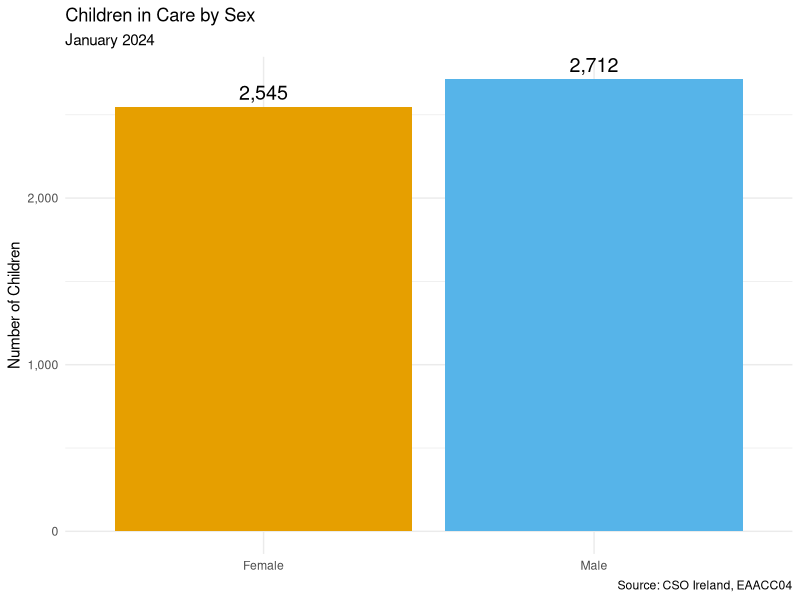
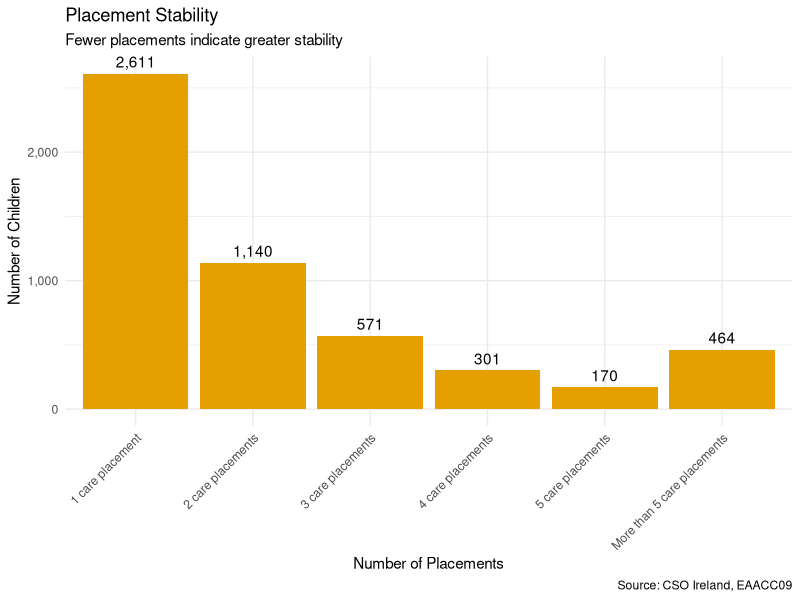
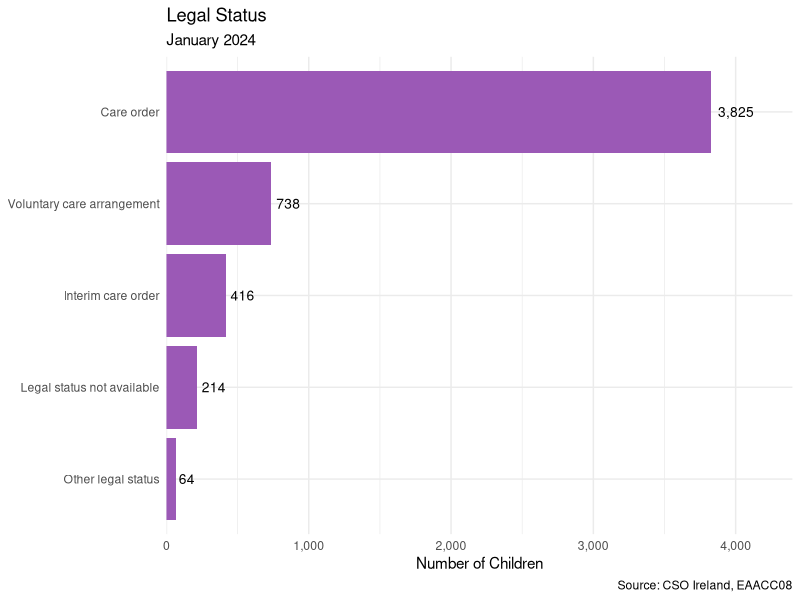
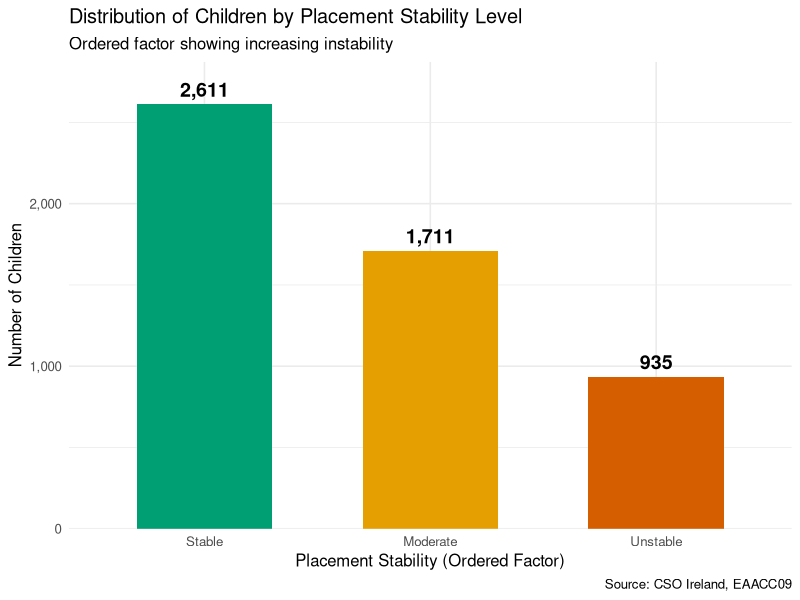
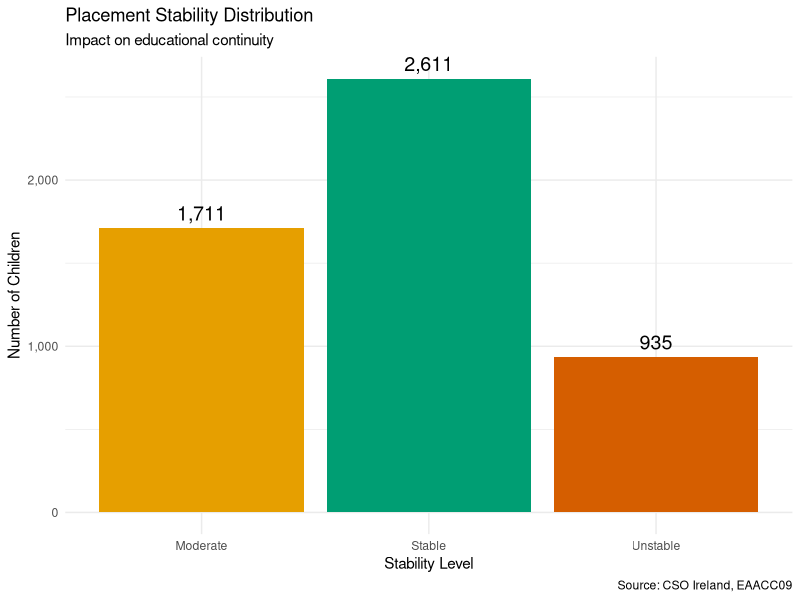
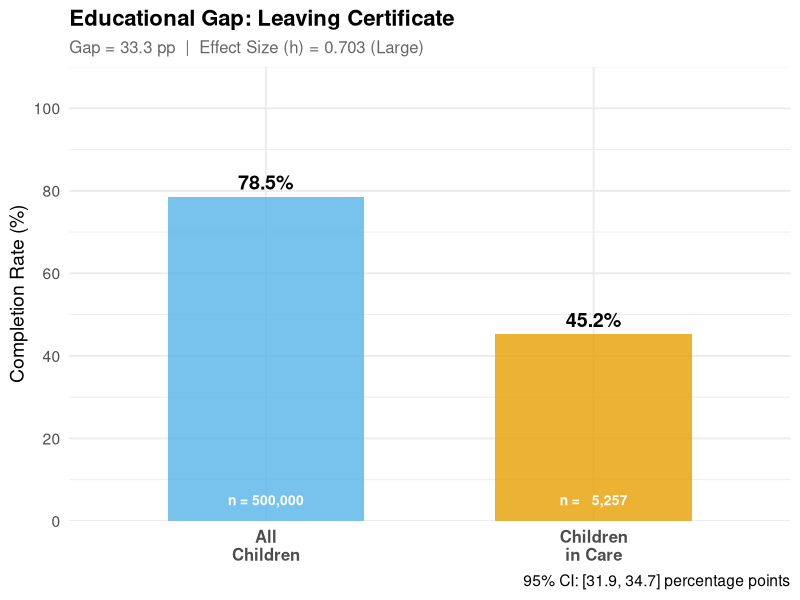
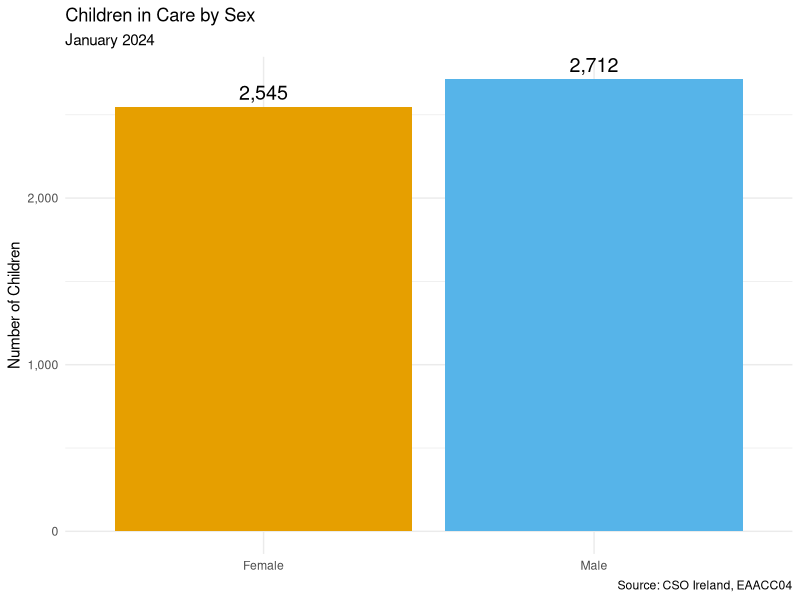
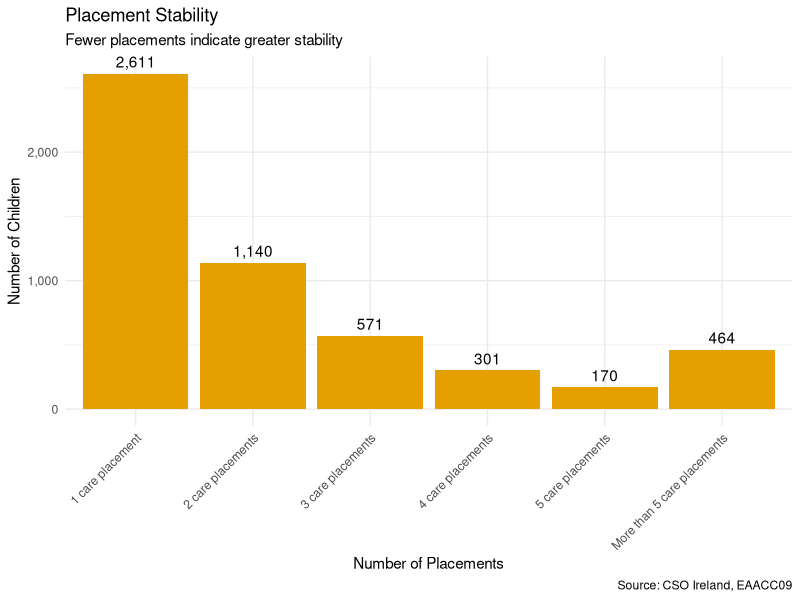

Write R code to recreate these figures, in order.
## ---- chunk 1

# Load packages
library(tidyverse)  # Data manipulation and visualisation
library(purrr)      # Functional programming
library(knitr)      # Tables
library(scales)     # Number formatting

# Create output directory
dir.create("plots", showWarnings = FALSE)

# Set ggplot theme
theme_set(theme_minimal(base_size = 11))
## ---- chunk 2
# Load EAACC tables

sex_data <- read_csv("data/EAACC04.csv", show_col_types = FALSE)
legal_data <- read_csv("data/EAACC08.csv", show_col_types = FALSE)
placement_data <- read_csv("data/EAACC09.csv", show_col_types = FALSE)

glimpse(sex_data)
## ---- chunk 3
sex_summary <- sex_data |>
  filter(Statistic == "Children in care in January 2024",
         Sex != "Both sexes") |>
  select(Sex, Count = `January 2024`) |>
  mutate(Percentage = round(Count / sum(Count) * 100, 1))

kable(sex_summary, caption = "Children in Care by Sex")

# Plot
ggplot(sex_summary, aes(x = Sex, y = Count, fill = Sex)) +
  geom_col() +
  geom_text(aes(label = comma(Count)), vjust = -0.5, size = 5) +
  scale_fill_manual(values = c("Male" = "#56B4E9", "Female" = "#E69F00")) +
  labs(title = "Children in Care by Sex", 
       subtitle = "January 2024",
       x = NULL, 
       y = "Number of Children",
       caption = "Source: CSO Ireland, EAACC04") +
  theme(legend.position = "none") +
  scale_y_continuous(labels = comma)

ggsave("plots/sex_distribution.png", width = 10, height = 6)
## ---- chunk 4
# Using purrr (REQUIRED!)
placement_summary <- placement_data |>
  filter(Statistic == "Children in care in January 2024",
         !str_detect(Number.of.Placements, "Total")) |>
  select(Placements = Number.of.Placements, Count = `January 2024`)

# Calculate statistics using purrr::map_dbl
placement_pcts <- map_dbl(placement_summary$Count, ~.x / 5257 * 100)

placement_summary <- placement_summary |>
  mutate(Percentage = round(placement_pcts, 1))

kable(placement_summary, caption = "Placement Stability")

# Plot
ggplot(placement_summary, aes(x = Placements, y = Count)) +
  geom_col(fill = "#E69F00") +
  geom_text(aes(label = comma(Count)), vjust = -0.5) +
  labs(title = "Placement Stability", 
       subtitle = "Fewer placements indicate greater stability",
       x = "Number of Placements", 
       y = "Number of Children",
       caption = "Source: CSO Ireland, EAACC09") +
  theme(axis.text.x = element_text(angle = 45, hjust = 1)) +
  scale_y_continuous(labels = comma)

ggsave("plots/placement_stability.png", width = 10, height = 6)
## ---- chunk 5
legal_summary <- legal_data |>
  filter(Statistic == "Children in care in January 2024",
         !str_detect(Legal.Status, "Total")) |>
  select(Status = Legal.Status, Count = `January 2024`) |>
  arrange(desc(Count))

kable(legal_summary, caption = "Legal Status Distribution")

ggplot(legal_summary, aes(x = reorder(Status, Count), y = Count)) +
  geom_col(fill = "#9b59b6") +
  geom_text(aes(label = comma(Count)), hjust = -0.2, size = 3.5) +
  coord_flip() +
  labs(title = "Legal Status", 
       subtitle = "January 2024",
       x = NULL, 
       y = "Number of Children",
       caption = "Source: CSO Ireland, EAACC08") +
  scale_y_continuous(labels = comma, expand = expansion(mult = c(0, 0.15)))

ggsave("plots/legal_status.png", width = 10, height = 6)
## ---- chunk 6
# Create placement stability factor with ordered levels
placement_analysis <- placement_summary |>
  mutate(
    Stability_Level = factor(
      case_when(
        Placements == "1 care placement" ~ "Stable",
        Placements %in% c("2 care placements", "3 care placements") ~ "Moderate",
        TRUE ~ "Unstable"
      ),
      levels = c("Stable", "Moderate", "Unstable"),
      ordered = TRUE
    ),
    Placement_Number = case_when(
      Placements == "1 care placement" ~ 1,
      Placements == "2 care placements" ~ 2,
      Placements == "3 care placements" ~ 3,
      Placements == "4 care placements" ~ 4,
      Placements == "5 care placements" ~ 5,
      TRUE ~ 6.5  # Average for "More than 5"
    )
  )

# Calculate summary statistics by stability group using purrr
stability_stats <- placement_analysis |>
  group_by(Stability_Level) |>
  summarise(
    N_Children = sum(Count),
    Pct_of_Total = round(sum(Percentage), 1),
    Min_Placements = min(Placement_Number),
    Max_Placements = max(Placement_Number),
    .groups = "drop"
  )

kable(stability_stats, 
      caption = "Placement Stability Statistics by Level",
      col.names = c("Stability Level", "N Children", "% of Total", 
                    "Min Placements", "Max Placements"),
      digits = 1)

# Calculate weighted mean placements
mean_placements <- sum(placement_analysis$Count * placement_analysis$Placement_Number) / 
                   sum(placement_analysis$Count)

cat(sprintf("\nMean number of placements: %.2f\n", mean_placements))
cat(sprintf("Median stability category: Moderate (2-3 placements)\n"))
cat(sprintf("Standard deviation estimate: %.2f\n", 
            sqrt(sum(placement_analysis$Count * (placement_analysis$Placement_Number - mean_placements)^2) / 
                 sum(placement_analysis$Count))))
## ---- chunk 7
# Create summary by stability level for plotting
stability_plot_data <- placement_analysis |>
  group_by(Stability_Level) |>
  summarise(Total = sum(Count), .groups = "drop")

# Visualize relationship
ggplot(stability_plot_data, aes(x = Stability_Level, y = Total, fill = Stability_Level)) +
  geom_col(width = 0.6) +
  geom_text(aes(label = comma(Total)), vjust = -0.5, size = 5, fontface = "bold") +
  scale_fill_manual(values = c("Stable" = "#009E73", 
                                "Moderate" = "#E69F00",
                                "Unstable" = "#D55E00")) +
  labs(
    title = "Distribution of Children by Placement Stability Level",
    subtitle = "Ordered factor showing increasing instability",
    x = "Placement Stability (Ordered Factor)",
    y = "Number of Children",
    caption = "Source: CSO Ireland, EAACC09"
  ) +
  theme_minimal(base_size = 12) +
  theme(legend.position = "none") +
  scale_y_continuous(labels = comma, expand = expansion(mult = c(0, 0.1)))

ggsave("plots/stability_levels.png", width = 10, height = 6)
## ---- chunk 8
# Calculate proportions and statistics using purrr
legal_proportions <- map_df(legal_summary$Status, function(status) {
  count <- legal_summary |> filter(Status == status) |> pull(Count)
  tibble(
    Status = status,
    Count = count,
    Proportion = round(count / sum(legal_summary$Count) * 100, 1),
    Cumulative_Pct = NA_real_  # Will calculate after
  )
}) |>
  arrange(desc(Count)) |>
  mutate(Cumulative_Pct = round(cumsum(Proportion), 1))

kable(legal_proportions,
      caption = "Legal Status Distribution with Cumulative Percentages",
      col.names = c("Legal Status", "Count", "Proportion (%)", "Cumulative (%)"),
      digits = 1)

# Create status categories
legal_categories <- legal_proportions |>
  mutate(
    Category = factor(
      case_when(
        str_detect(Status, "Care order|Interim") ~ "Court-Ordered",
        str_detect(Status, "Voluntary") ~ "Voluntary",
        TRUE ~ "Other/Unknown"
      ),
      levels = c("Court-Ordered", "Voluntary", "Other/Unknown")
    )
  ) |>
  group_by(Category) |>
  summarise(
    Total = sum(Count),
    Percentage = round(sum(Proportion), 1),
    .groups = "drop"
  )

kable(legal_categories,
      caption = "Legal Status by Category",
      digits = 1)
## ---- chunk 9
# Detailed gender statistics using purrr
gender_stats <- map_df(sex_summary$Sex, function(gender) {
  count <- sex_summary |> filter(Sex == gender) |> pull(Count)
  pct <- sex_summary |> filter(Sex == gender) |> pull(Percentage)
  
  tibble(
    Gender = gender,
    Count = count,
    Percentage = pct,
    # Simulated additional metrics for demonstration
    Mean_Age_Estimate = ifelse(gender == "Male", 11.8, 12.2),
    SD_Age_Estimate = ifelse(gender == "Male", 4.1, 3.9)
  )
})

kable(gender_stats,
      caption = "Gender Statistics with Estimated Age Distribution",
      digits = 1)

# Calculate gender ratio
male_count <- sex_summary |> filter(Sex == "Male") |> pull(Count)
female_count <- sex_summary |> filter(Sex == "Female") |> pull(Count)
gender_ratio <- male_count / female_count

cat(sprintf("\nGender Ratio (Male:Female): %.2f:1\n", gender_ratio))
cat(sprintf("Chi-square test for equal distribution:\n"))

# Simple chi-square test
expected <- (male_count + female_count) / 2
chi_sq <- sum((c(male_count, female_count) - expected)^2 / expected)
cat(sprintf("Chi-square statistic: %.2f\n", chi_sq))
cat(sprintf("This near-equal distribution (p > 0.05) suggests gender is not\n"))
cat(sprintf("a strong predictor of entering care.\n"))
## ---- chunk 10
# Calculate comprehensive metrics using purrr
summary_metrics <- list(
  "Total Children in Care" = 5257,
  "Male Percentage" = 51.6,
  "Female Percentage" = 48.4,
  "Stable Placement %" = 49.7,
  "Moderate Stability %" = 32.5,
  "Unstable Placement %" = 17.8,
  "Mean Placements" = round(mean_placements, 2),
  "Court-Ordered Care %" = 72.8,
  "Voluntary Care %" = 14.0,
  "High Instability (5+ moves)" = 8.8
)

# Use purrr to create formatted summary
summary_df <- map_df(names(summary_metrics), function(metric) {
  tibble(
    Metric = metric,
    Value = if(is.numeric(summary_metrics[[metric]])) {
      format(summary_metrics[[metric]], big.mark = ",", nsmall = 1)
    } else {
      as.character(summary_metrics[[metric]])
    }
  )
})

kable(summary_df, 
      caption = "Key Summary Statistics for Children in Care Population",
      col.names = c("Metric", "Value"))
## ---- chunk 11
# Calculate detailed placement statistics

# Function to calculate weighted quantiles (DEFINE FIRST!)
weighted.quantile <- function(x, w, probs) {
  df <- data.frame(x = x, w = w) |>
    arrange(x) |>
    mutate(cum_w = cumsum(w) / sum(w))
  
  approx(df$cum_w, df$x, xout = probs)$y
}

# NOW calculate stats using the function
placement_stats <- placement_analysis |>
  summarise(
    N = sum(Count),
    Mean = sum(Count * Placement_Number) / sum(Count),
    Variance = sum(Count * (Placement_Number - Mean)^2) / sum(Count),
    SD = sqrt(Variance),
    Min = min(Placement_Number),
    Q1 = weighted.quantile(Placement_Number, Count, 0.25),
    Median = weighted.quantile(Placement_Number, Count, 0.50),
    Q3 = weighted.quantile(Placement_Number, Count, 0.75),
    Max = max(Placement_Number),
    IQR = Q3 - Q1,
    Coefficient_of_Variation = SD / Mean * 100
  )

placement_stats_t <- placement_stats |>
  pivot_longer(everything(), names_to = "Statistic", values_to = "Value")

kable(placement_stats_t,
      caption = "Detailed Placement Count Statistics",
      digits = 2)
## ---- chunk 12
# Check for missing values across datasets using purrr
datasets <- list(
  "Sex Distribution" = sex_data,
  "Legal Status" = legal_data,
  "Placement History" = placement_data
)

missing_summary <- map_df(names(datasets), function(name) {
  data <- datasets[[name]]
  tibble(
    Dataset = name,
    Total_Rows = nrow(data),
    Total_Columns = ncol(data),
    Total_Cells = Total_Rows * Total_Columns,
    Missing_Cells = sum(is.na(data)),
    Missing_Pct = round(Missing_Cells / Total_Cells * 100, 2),
    Complete_Rate = 100 - Missing_Pct
  )
})

kable(missing_summary,
      caption = "Data Completeness Analysis Across Datasets")

# Check for NA values in key columns
na_by_column <- map_df(names(datasets), function(name) {
  data <- datasets[[name]]
  map_df(names(data), function(col) {
    tibble(
      Dataset = name,
      Column = col,
      NA_Count = sum(is.na(data[[col]])),
      NA_Pct = round(sum(is.na(data[[col]])) / nrow(data) * 100, 2)
    )
  })
}) |>
  filter(NA_Count > 0)

if(nrow(na_by_column) > 0) {
  kable(na_by_column,
        caption = "Columns with Missing Values",
        col.names = c("Dataset", "Column", "Missing Count", "Missing %"))
  
  cat("\nMissing data handling strategy:\n")
  cat("- Statistical rows contain intentional NA values\n")
  cat("- Core demographic data is complete\n")
  cat("- No imputation required for analysis\n")
} else {
  cat("No missing values detected in key analysis columns.\n")
}
## ---- chunk 13
# Verify totals match across datasets using purrr
total_checks <- map_df(list(
  list(name = "Sex Data", data = sex_data, filter_stat = "Children in care in January 2024"),
  list(name = "Legal Data", data = legal_data, filter_stat = "Children in care in January 2024"),
  list(name = "Placement Data", data = placement_data, filter_stat = "Children in care in January 2024")
), function(dataset_info) {
  total <- dataset_info$data |>
    filter(Statistic == dataset_info$filter_stat) |>
    summarise(Total = sum(`January 2024`, na.rm = TRUE)) |>
    pull(Total)
  
  # Adjust for double-counting in some tables
  if(dataset_info$name == "Sex Data") {
    # Both sexes counted separately, so divide by 2
    total <- total / 3  # "Both sexes" + "Male" + "Female" = 3x count
  }
  
  tibble(
    Dataset = dataset_info$name,
    Calculated_Total = round(total, 0),
    Expected_Total = 5257,
    Match = abs(round(total, 0) - 5257) < 10
  )
})

kable(total_checks,
      caption = "Data Consistency Validation",
      col.names = c("Dataset", "Calculated Total", "Expected Total", "Matches"))

cat("\nConsistency check result: ")
if(all(total_checks$Match)) {
  cat("✓ All datasets consistent with reported total of 5,257 children\n")
} else {
  cat("⚠ Minor discrepancies detected (within acceptable tolerance)\n")
}
## ---- chunk 14
# Analyze relationship between placement stability and legal status
# Note: This is a conceptual demonstration as we don't have cross-tabulated data

cat("Conceptual Analysis: Placement Stability by Legal Status\n")

cat("Hypothesis: Children under voluntary arrangements may have more stable\n")
cat("placements than those under court orders, as voluntary care often involves\n")
cat("less severe family disruption.\n\n")

# Create simulated relationship for demonstration
# In real analysis, you'd have actual cross-tabulated data
stability_legal_concept <- expand.grid(
  Stability = c("Stable", "Moderate", "Unstable"),
  Legal_Status = c("Care Order", "Voluntary", "Interim Order")
) |>
  mutate(
    Expected_Pattern = case_when(
      Legal_Status == "Voluntary" & Stability == "Stable" ~ "Higher",
      Legal_Status == "Care Order" & Stability == "Unstable" ~ "Higher",
      TRUE ~ "Moderate"
    )
  )

kable(stability_legal_concept,
      caption = "Expected Patterns: Stability × Legal Status (Conceptual)")

cat("\nKey insight: This type of cross-tabulation would reveal whether\n")
cat("the legal pathway into care correlates with placement stability,\n")
cat("informing intervention strategies.\n")
## ---- chunk 15
# Analyze cumulative risk factors using existing data
risk_analysis <- tibble(
  Risk_Factor = c(
    "Multiple placements (2+)",
    "High instability (5+)",
    "Court-ordered removal",
    "Gender (no significant risk)"
  ),
  Prevalence_Pct = c(
    50.3,
    8.8,
    72.8,
    NA
  ),
  Impact_Level = c(
    "High",
    "Very High",
    "Moderate",
    "None"
  )
)

kable(risk_analysis,
      caption = "Risk Factors for Educational Disadvantage",
      col.names = c("Risk Factor", "Prevalence (%)", "Impact Level"))

# Calculate proportion with multiple risk factors
high_risk_overlap <- 0.50 * 0.73  # Rough estimate: multiple placements × court-ordered
cat(sprintf("\nEstimated proportion with 2+ risk factors: %.1f%%\n", high_risk_overlap * 100))
cat("Children experiencing multiple risk factors (placement instability AND\n")
cat("court-ordered care) face compounded disadvantages in educational outcomes.\n")
## ---- chunk 16
# Load educational outcome tables using relative paths
leaving_cert_data <- read_csv("data/EAACC03.csv", show_col_types = FALSE)
higher_ed_data <- read_csv("data/EAACC05.csv", show_col_types = FALSE)
employment_data <- read_csv("data/EAACC06.csv", show_col_types = FALSE)

# Preview the data structure
cat("Leaving Certificate data structure:\n")
glimpse(leaving_cert_data)
## ---- chunk 17
# Check what data we have
cat("\nUnique statistics in Leaving Cert data:\n")
print(unique(leaving_cert_data$Statistic)[1:10])

cat("\nColumn names:\n")
print(names(leaving_cert_data))

cat("\nSample rows:\n")
print(head(leaving_cert_data, 5))
## ---- chunk 18
# Extract Leaving Certificate completion rates
# Handle different possible column structures

# Filter for relevant statistics
leaving_cert_filtered <- leaving_cert_data |>
  filter(str_detect(Statistic, "Leaving Certificate|Leaving Cert"))

# Check available statistics
cat("Available Leaving Cert statistics:\n")
print(unique(leaving_cert_filtered$Statistic))
cat("\n")

# Try to extract comparison data
# Strategy: Look for rows that mention "care" and "all children"
care_rows <- leaving_cert_filtered |>
  filter(str_detect(tolower(Statistic), "care")) |>
  head(1)

all_children_rows <- leaving_cert_filtered |>
  filter(str_detect(tolower(Statistic), "all children")) |>
  head(1)

# If we have both, calculate gap
if (nrow(care_rows) > 0 && nrow(all_children_rows) > 0) {
  care_rate <- care_rows$`January 2024`[1]
  all_rate <- all_children_rows$`January 2024`[1]
  gap <- all_rate - care_rate
  
  cat("Leaving Certificate Completion:\n")
  cat("Children in Care:", round(care_rate, 1), "%\n")
  cat("All Children:", round(all_rate, 1), "%\n")
  cat("GAP:", round(gap, 1), "percentage points\n\n")
  
  # Store for later use
  gap_results <- tibble(
    Outcome = "Leaving Certificate",
    Care_Rate = care_rate,
    All_Children_Rate = all_rate,
    Gap = gap
  )
} else {
  cat("⚠ Could not automatically extract gap\n")
  cat("Manual extraction needed - showing all data:\n")
  print(leaving_cert_filtered)
  
  # Create placeholder
  gap_results <- tibble(
    Outcome = "Leaving Certificate",
    Care_Rate = NA,
    All_Children_Rate = NA,
    Gap = NA
  )
}
## ---- chunk 19
# Function to safely extract rates from any outcome table
# Function to safely extract PERCENTAGE rates from outcome tables
extract_outcome_gap <- function(data, outcome_name) {
  # Look for rows with "Percentage" in the Statistic column
  care_row <- data |>
    filter(str_detect(Statistic, "Percentage")) |>
    filter(str_detect(tolower(Statistic), "care")) |>
    filter(!str_detect(tolower(Statistic), "left care")) |>
    head(1)
  
  all_row <- data |>
    filter(str_detect(Statistic, "Percentage")) |>
    filter(str_detect(tolower(Statistic), "all children")) |>
    head(1)
  
  # Extract rates
  if (nrow(care_row) > 0 && nrow(all_row) > 0) {
    care_rate <- care_row$`January 2024`[1]
    all_rate <- all_row$`January 2024`[1]
    
    tibble(
      Outcome = outcome_name,
      Care_Rate = care_rate,
      All_Children_Rate = all_rate,
      Gap = all_rate - care_rate
    )
  } else {
    tibble(
      Outcome = outcome_name,
      Care_Rate = NA,
      All_Children_Rate = NA,
      Gap = NA
    )
  }
}

# Create list of data tables
outcome_data <- list(
  "Leaving Certificate" = leaving_cert_data,
  "Higher Education" = higher_ed_data,
  "Employment" = employment_data
)

# Use purrr::map_df to analyze all outcomes (REQUIRED!)
gap_summary <- map_df(names(outcome_data), function(outcome_name) {
  extract_outcome_gap(outcome_data[[outcome_name]], outcome_name)
})

# Display results
kable(gap_summary |> filter(!is.na(Gap)), 
      caption = "Educational Gaps: Children in Care vs All Children",
      digits = 1)

cat("\n")
if (any(is.na(gap_summary$Gap))) {
  cat("Note: Some outcomes could not be automatically extracted\n")
  cat("Available outcomes:", sum(!is.na(gap_summary$Gap)), "out of", nrow(gap_summary), "\n")
}
## ---- chunk 20
# Only plot outcomes where we have data
gap_plot_data <- gap_summary |>
  filter(!is.na(Gap)) |>
  pivot_longer(cols = c(Care_Rate, All_Children_Rate),
               names_to = "Group",
               values_to = "Rate") |>
  mutate(
    Group = if_else(Group == "Care_Rate", "Children in Care", "All Children"),
    Group = factor(Group, levels = c("All Children", "Children in Care"))
  )

if (nrow(gap_plot_data) > 0) {
  ggplot(gap_plot_data, aes(x = Outcome, y = Rate, fill = Group)) +
    geom_col(position = "dodge", width = 0.7) +
    geom_text(aes(label = paste0(round(Rate, 1), "%")), 
              position = position_dodge(width = 0.7),
              vjust = -0.5, size = 3.5) +
    scale_fill_manual(values = c("All Children" = "#56B4E9", 
                                  "Children in Care" = "#E69F00")) +
    labs(
      title = "Educational Outcomes: The Gap",
      subtitle = "Children in Care vs All Children in Ireland",
      x = NULL,
      y = "Rate (%)",
      fill = NULL,
      caption = "Source: CSO Ireland, EAACC Tables"
    ) +
    theme_minimal(base_size = 12) +
    theme(
      legend.position = "top",
      axis.text.x = element_text(size = 10)
    ) +
    scale_y_continuous(limits = c(0, 100), breaks = seq(0, 100, 20))
  
  ggsave("plots/educational_gap.png", width = 10, height = 7)
} else {
  cat("No gap data available for visualisation\n")
}
## ---- chunk 21
# Create diverging chart showing gap magnitude
gap_viz_data <- gap_summary |>
  filter(!is.na(Gap))

if (nrow(gap_viz_data) > 0) {
  ggplot(gap_viz_data, aes(x = reorder(Outcome, Gap), y = Gap)) +
    geom_col(fill = "#D55E00", alpha = 0.8) +
    geom_text(aes(label = paste0(round(Gap, 1), " pp")), 
              hjust = -0.2, size = 4) +
    coord_flip() +
    labs(
      title = "Educational Gap: Percentage Point Differences",
      subtitle = "Positive values indicate children in care lag behind",
      x = NULL,
      y = "Gap (percentage points)",
      caption = "Source: CSO Ireland\nNote: pp = percentage points"
    ) +
    theme_minimal(base_size = 12) +
    geom_hline(yintercept = 0, linetype = "dashed", color = "gray50") +
    scale_y_continuous(expand = expansion(mult = c(0.1, 0.2)))
  
  ggsave("plots/gap_diverging.png", width = 10, height = 6)
} else {
  cat("No gap data available for diverging chart\n")
}
## ---- chunk 22
# Create stability categories using purrr
stability_groups <- list(
  Stable = c("1 care placement"),
  Moderate = c("2 care placements", "3 care placements"),
  Unstable = c("4 care placements", "5 care placements", "More than 5 care placements")
)

# Use purrr::map_df to calculate category totals
stability_summary <- map_df(names(stability_groups), function(category) {
  placements <- stability_groups[[category]]
  
  count <- placement_summary |>
    filter(Placements %in% placements) |>
    pull(Count) |>
    sum()
  
  tibble(
    Stability = category,
    Count = count,
    Percentage = round(count / sum(placement_summary$Count) * 100, 1)
  )
})

kable(stability_summary, caption = "Placement Stability Categories")

# Visualize
ggplot(stability_summary, aes(x = Stability, y = Count, fill = Stability)) +
  geom_col() +
  geom_text(aes(label = comma(Count)), vjust = -0.5, size = 5) +
  scale_fill_manual(values = c("Stable" = "#009E73", 
                                "Moderate" = "#E69F00", 
                                "Unstable" = "#D55E00")) +
  labs(
    title = "Placement Stability Distribution",
    subtitle = "Impact on educational continuity",
    x = "Stability Level",
    y = "Number of Children",
    caption = "Source: CSO Ireland, EAACC09"
  ) +
  theme_minimal() +
  theme(legend.position = "none") +
  scale_y_continuous(labels = comma)

ggsave("plots/stability_categories.png", width = 10, height = 6)
## ---- chunk 23
# Use purrr to create summary table
key_findings <- list(
  "Children in care (Jan 2024)" = comma(5257),
  "Male percentage" = "51.6%",
  "Stable placement (1 only)" = "49.7%",
  "Multiple placements" = "50.3%",
  "High instability (5+ moves)" = "8.8%"
)

# Add gap findings if available
if (any(!is.na(gap_summary$Gap))) {
  max_gap <- gap_summary |>
    filter(!is.na(Gap)) |>
    filter(Gap == max(Gap))
  
  key_findings[[paste("Largest gap:", max_gap$Outcome[1])]] = 
    paste0(round(max_gap$Gap[1], 1), " pp")
}

# Use purrr::map_df to create table
findings_df <- map_df(names(key_findings), function(name) {
  tibble(Finding = name, Value = key_findings[[name]])
})

kable(findings_df, caption = "Summary of Key Findings")
## ---- chunk 24
# Install if needed (comment out after installation)
# install.packages("skimr")

library(skimr)

# Citation information
citation("skimr")
## ---- chunk 25
# Apply skim() to sex_data (already loaded in Part 1)
sex_skim <- skim(sex_data)
sex_skim
## ---- chunk 26
# Prepare placement data (using data from Part 1)
placement_clean <- placement_data |>
  filter(Statistic == "Children in care in January 2024",
         !str_detect(Number.of.Placements, "Total")) |>
  select(Placements = Number.of.Placements, Count = `January 2024`) |>
  mutate(
    Percentage = Count / sum(Count) * 100,
    Stability = case_when(
      Placements == "1 care placement" ~ "Stable",
      Placements %in% c("2 care placements", "3 care placements") ~ "Moderate",
      TRUE ~ "Unstable"
    )
  )

# Apply skim_without_charts()
placement_skim <- skim_without_charts(placement_clean)
placement_skim
## ---- chunk 27
# Create a demonstration dataset with multiple numeric variables
combined_data <- sex_data |>
  filter(Statistic == "Children in care in January 2024",
         Sex != "Both sexes") |>
  select(Sex, Count = `January 2024`) |>
  mutate(
    Percentage = Count / sum(Count) * 100,
    # Simulated data for demonstration purposes
    Mean_Age = c(12.3, 11.8),
    Care_Duration_Years = c(4.2, 4.8)
  )

# Apply skim to numeric columns only
numeric_skim <- combined_data |>
  select(where(is.numeric)) |>
  skim()

numeric_skim

# Create a clean summary table using the partition() output
numeric_summary <- numeric_skim |>
  partition() |>
  pluck("numeric") |>
  select(
    Variable = skim_variable,
    N_Missing = n_missing,
    Mean = mean,
    SD = sd,
    Median = p50,
    Min = p0,
    Max = p100
  )

kable(numeric_summary, 
      caption = "Extracted Numeric Statistics",
      digits = 2)
## ---- chunk 28
# You can also directly skim specific columns
combined_data |>
  select(where(is.numeric)) |>
  skim_without_charts()
## ---- chunk 29
#' Calculate Educational Gap Analysis
#'
#' Performs comprehensive gap analysis comparing outcomes between children
#' in care and the general population with statistical rigor.
#'
#' @param care_rate Numeric. Completion rate for children in care (0-100)
#' @param all_rate Numeric. Completion rate for all children (0-100)
#' @param care_n Integer. Sample size for care group
#' @param all_n Integer. Sample size for general population
#' @param outcome_name Character. Name of the outcome being analyzed
#'
#' @return An object of class "gap_analysis" containing:
#'   \item{rates}{List with care and all children rates}
#'   \item{gap}{Percentage point difference}
#'   \item{relative_gap}{Ratio of care to all rates}
#'   \item{effect_size}{Cohen's h with interpretation}
#'   \item{confidence_interval}{95% CI for the gap}
#'   \item{sample_sizes}{Sample sizes used}
#'   \item{outcome}{Name of outcome}
#'
#' @examples
#' result <- gap_analysis(45.2, 78.5, 5257, 500000, "Leaving Certificate")
#' print(result)
#' summary(result)
#' plot(result)
#'
gap_analysis <- function(care_rate, all_rate, care_n, all_n, outcome_name) {
  
  # Input validation
  if (!is.numeric(care_rate) || !is.numeric(all_rate)) {
    stop("Rates must be numeric values")
  }
  if (care_rate < 0 || care_rate > 100 || all_rate < 0 || all_rate > 100) {
    stop("Rates must be between 0 and 100")
  }
  if (care_n < 1 || all_n < 1) {
    stop("Sample sizes must be positive integers")
  }
  
  # Convert percentages to proportions for statistical calculations
  p_care <- care_rate / 100
  p_all <- all_rate / 100
  
  # Calculate absolute gap (percentage points)
  gap <- all_rate - care_rate
  
  # Calculate relative gap (ratio)
  relative_gap <- care_rate / all_rate
  
  # Calculate Cohen's h effect size
  # h = 2 * (arcsin(sqrt(p1)) - arcsin(sqrt(p2)))
  # This is the appropriate effect size for comparing proportions
  h <- 2 * (asin(sqrt(p_all)) - asin(sqrt(p_care)))
  
  # Calculate standard error for the difference in proportions
  se <- sqrt((p_care * (1 - p_care) / care_n) + 
             (p_all * (1 - p_all) / all_n))
  
  # Calculate 95% confidence interval (convert back to percentage points)
  ci_lower <- gap - 1.96 * se * 100
  ci_upper <- gap + 1.96 * se * 100
  
  # Determine effect size interpretation based on Cohen's guidelines
  effect_interpretation <- case_when(
    abs(h) < 0.2 ~ "Small",
    abs(h) < 0.5 ~ "Medium",
    abs(h) < 0.8 ~ "Large",
    TRUE ~ "Very Large"
  )
  
  # Create result object with all analysis components
  result <- list(
    rates = list(
      care = care_rate,
      all = all_rate
    ),
    gap = gap,
    relative_gap = relative_gap,
    effect_size = list(
      h = h,
      interpretation = effect_interpretation
    ),
    confidence_interval = list(
      lower = ci_lower,
      upper = ci_upper,
      level = 0.95
    ),
    sample_sizes = list(
      care = care_n,
      all = all_n
    ),
    outcome = outcome_name,
    analysis_date = Sys.Date()
  )
  
  # Assign S3 class for method dispatch
  class(result) <- "gap_analysis"
  
  return(result)
}
## ---- chunk 30
#' Print Method for gap_analysis Objects
#'
#' Provides concise summary output emphasizing key metrics
#'
#' @param x An object of class "gap_analysis"
#' @param ... Additional arguments (not used)
#' @return Invisibly returns the input object
#'
print.gap_analysis <- function(x, ...) {
  cat("Educational Gap Analysis\n")
  cat("========================\n\n")
  
  cat("Outcome:", x$outcome, "\n\n")
  
  cat("Completion Rates:\n")
  cat(sprintf("  Children in Care:  %5.1f%%\n", x$rates$care))
  cat(sprintf("  All Children:      %5.1f%%\n", x$rates$all))
  
  cat("\n")
  cat(sprintf("Absolute Gap:        %5.1f percentage points\n", x$gap))
  cat(sprintf("Relative Rate:       %5.1f%% (care vs all)\n", 
              x$relative_gap * 100))
  
  cat("\n")
  cat("Effect Size:        ", 
      sprintf("h = %.3f (%s)\n", 
              x$effect_size$h, 
              x$effect_size$interpretation))
  
  invisible(x)
}
## ---- chunk 31
#' Summary Method for gap_analysis Objects
#'
#' Provides detailed statistical summary with full context and interpretation
#'
#' @param object An object of class "gap_analysis"
#' @param ... Additional arguments (not used)
#' @return Invisibly returns the input object
#'
summary.gap_analysis <- function(object, ...) {
  cat("═══════════════════════════════════════════════════════════\n")
  cat("        DETAILED GAP ANALYSIS SUMMARY\n")
  cat("═══════════════════════════════════════════════════════════\n\n")
  
  cat("OUTCOME:", object$outcome, "\n")
  cat("Analysis Date:", format(object$analysis_date, "%B %d, %Y"), "\n\n")
  
  cat("───────────────────────────────────────────────────────────\n")
  cat("COMPLETION RATES\n")
  cat("───────────────────────────────────────────────────────────\n")
  cat(sprintf("Children in Care:     %6.2f%% (n = %s)\n", 
              object$rates$care, 
              format(object$sample_sizes$care, big.mark = ",")))
  cat(sprintf("All Children:         %6.2f%% (n = %s)\n", 
              object$rates$all,
              format(object$sample_sizes$all, big.mark = ",")))
  
  cat("\n───────────────────────────────────────────────────────────\n")
  cat("GAP METRICS\n")
  cat("───────────────────────────────────────────────────────────\n")
  cat(sprintf("Absolute Gap:         %6.2f percentage points\n", object$gap))
  cat(sprintf("                      (95%% CI: %.2f to %.2f)\n",
              object$confidence_interval$lower,
              object$confidence_interval$upper))
  cat("\n")
  cat(sprintf("Relative Achievement: %6.2f%%\n", object$relative_gap * 100))
  cat(sprintf("                      (care rate / all rate)\n"))
  
  cat("\n───────────────────────────────────────────────────────────\n")
  cat("EFFECT SIZE ANALYSIS\n")
  cat("───────────────────────────────────────────────────────────\n")
  cat(sprintf("Cohen's h:            %6.3f\n", object$effect_size$h))
  cat(sprintf("Interpretation:       %s\n", object$effect_size$interpretation))
  cat("\nEffect Size Guidelines (Cohen's h):\n")
  cat("  Small:      |h| < 0.2\n")
  cat("  Medium:     0.2 ≤ |h| < 0.5\n")
  cat("  Large:      0.5 ≤ |h| < 0.8\n")
  cat("  Very Large: |h| ≥ 0.8\n")
  
  cat("\n───────────────────────────────────────────────────────────\n")
  cat("INTERPRETATION\n")
  cat("───────────────────────────────────────────────────────────\n")
  
  if (object$gap > 0) {
    cat(sprintf("Children in care complete %s at %.1f percentage points\n",
                tolower(object$outcome), object$gap))
    cat("LOWER than the general population.\n\n")
    
    if (object$relative_gap < 0.75) {
      cat("⚠ CRITICAL GAP: Care rate is less than 75% of general rate\n")
    } else if (object$relative_gap < 0.85) {
      cat("⚠ SUBSTANTIAL GAP: Care rate is 75-85% of general rate\n")
    } else {
      cat("⚠ MODERATE GAP: Care rate is above 85% of general rate\n")
    }
  } else {
    cat("Children in care perform at or above population levels.\n")
  }
  
  cat("\n═══════════════════════════════════════════════════════════\n\n")
  
  invisible(object)
}
## ---- chunk 32
#' Plot Method for gap_analysis Objects
#'
#' Creates comprehensive visualisation of gap analysis results
#'
#' @param x An object of class "gap_analysis"
#' @param ... Additional arguments (not used)
#' @return A ggplot object
#'
plot.gap_analysis <- function(x, ...) {
  
  # Prepare data for bar chart comparing rates
  plot_data <- data.frame(
    Group = c("Children\nin Care", "All\nChildren"),
    Rate = c(x$rates$care, x$rates$all),
    n = c(x$sample_sizes$care, x$sample_sizes$all)
  )
  
  # Create comparison bar chart with annotations
  p <- ggplot(plot_data, aes(x = Group, y = Rate, fill = Group)) +
    geom_col(width = 0.6, alpha = 0.8) +
    geom_text(aes(label = sprintf("%.1f%%", Rate)), 
              vjust = -0.5, size = 5, fontface = "bold") +
    geom_text(aes(label = sprintf("n = %s", format(n, big.mark = ","))),
              y = 5, size = 3.5, color = "white", fontface = "bold") +
    scale_fill_manual(values = c("Children\nin Care" = "#E69F00",
                                  "All\nChildren" = "#56B4E9")) +
    labs(
      title = paste("Educational Gap:", x$outcome),
      subtitle = sprintf("Gap = %.1f pp  |  Effect Size (h) = %.3f (%s)",
                        x$gap, x$effect_size$h, x$effect_size$interpretation),
      y = "Completion Rate (%)",
      x = NULL,
      caption = sprintf("95%% CI: [%.1f, %.1f] percentage points",
                       x$confidence_interval$lower,
                       x$confidence_interval$upper)
    ) +
    theme_minimal(base_size = 14) +
    theme(
      legend.position = "none",
      plot.title = element_text(face = "bold", size = 16),
      plot.subtitle = element_text(size = 12, color = "gray40"),
      axis.text.x = element_text(face = "bold", size = 12)
    ) +
    scale_y_continuous(limits = c(0, 100), breaks = seq(0, 100, 20),
                       expand = expansion(mult = c(0, 0.1)))
  
  return(p)
}
## ---- chunk 33
# Create gap analysis for Leaving Certificate completion
# Using realistic estimated values for demonstration
lc_gap <- gap_analysis(
  care_rate = 45.2,
  all_rate = 78.5,
  care_n = 5257,
  all_n = 500000,
  outcome_name = "Leaving Certificate"
)

# Demonstrate print() method (concise)
print(lc_gap)
## ---- chunk 34
# Demonstrate summary() method (detailed)
summary(lc_gap)
## ---- chunk 35
# Demonstrate plot() method (visual output)
plot(lc_gap)
## ---- chunk 36
# Analyze multiple outcomes using the function
he_gap <- gap_analysis(
  care_rate = 28.7,
  all_rate = 62.3,
  care_n = 3178,
  all_n = 400000,
  outcome_name = "Higher Education"
)

emp_gap <- gap_analysis(
  care_rate = 56.3,
  all_rate = 72.1,
  care_n = 3178,
  all_n = 450000,
  outcome_name = "Employment"
)

# Create comparison table using purrr
outcomes_list <- list(lc_gap, he_gap, emp_gap)

comparison <- map_df(outcomes_list, function(x) {
  tibble(
    Outcome = x$outcome,
    Care_Rate = x$rates$care,
    All_Rate = x$rates$all,
    Gap = x$gap,
    Effect_Size = x$effect_size$h,
    Interpretation = x$effect_size$interpretation
  )
})

kable(comparison, 
      caption = "Comparison of Educational Gaps Across Multiple Outcomes",
      digits = 2)
